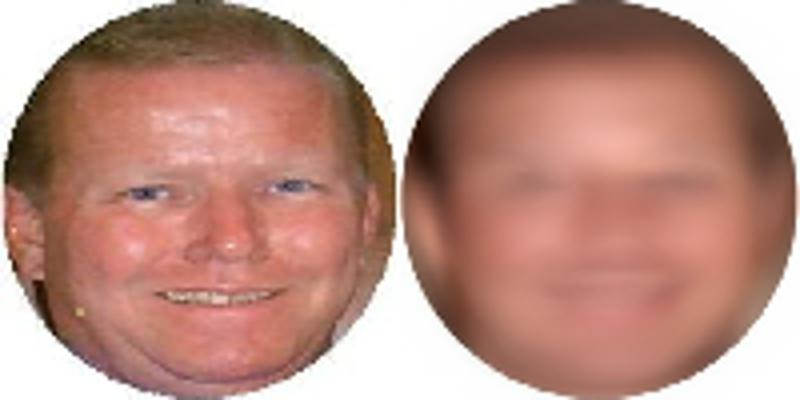
#> input picture Week06_Mask/Code/_InProgress/MachineLearningInPython/ImageVectorPython/pairs/Pair-1073_64Components.jpg, 800 x 400 px, given as the content of the folder ../FaceImages/10kFaces, which was not available
$ python ExtractFeatures_Better.py   (Python 2 division)
#> lines starting #> are read from the running program, lines starting #| are printed output that depends on the picture

'''
EXTRACT FEATURES: BETTER
Jeff Thompson | 2018 | jeffreythompson.org

In this example, instead of using *all* pixel data we use a common machine-
learning technique called 'dimensionality reduction'. If each dimension in
the data is something that describes the item (in this case pixels), even a small
16x16-pixel image with RGB values would have 16x16x256 = 65,536 dimensions!

Using an algorithm called Principle Component Analysis (PCA), we can keep only
those dimensions in our data that are most important, essentially generating
new data from the images we trained our system on. The result is essentially a
highly compressed version on the images that also converges on the most
representative parts of those images, kind of an opposite of the average
of them all. More info on how PCA works here (with a math warning):
https://en.wikipedia.org/wiki/Principal_component_analysis

This idea dates back to facial recognition work in the 1990s and the compressed
average is called an "eigenface". You can read lots more about that here:
https://en.wikipedia.org/wiki/Eigenface

Also very cool: we can then ask PCA to reconstruct the original images from this
compressed version, which gives us mutated-looking images. We can also feed in
random pixels, or pixels from a different image, and see how the system tries
to make sense of the data.

This tutorial is inspired by this one from Gene Kogan:
https://github.com/ml4a/ml4a-guides/blob/master/notebooks/eigenfaces.ipynb

DATASET
+ You'll need a corpus of face images to load - you can use the one provided
  last week in class, or the 'Labeled Faces in the Wild' one from here:
  http://vis-www.cs.umass.edu/lfw/lfw-funneled.tgz

CHALLENGES
+ These reduced vectors will be much better for finding similar faces than
  our method in Processing. That's because PCA only keeps the features of our
  full vectors that are most important. If you compare the distance between
  two of these reduced vectors it will ignore things like 2D placement and
  local details. Can you implement a measure of cosine similarity between
  two of the reduced vectors here?
+ This method of training a model and generating images from it using random
  values as the input works ok, but if you're interested in this, a good next
  step would be to research Generative Adversarial Networks, a neurla network
  technique that can make some really stunning images. The downside: the code
  gets more complex and the libraries can be hard to install. See this tutorial
  as a good starting point: https://www.safaribooksonline.com/oriole/
  saf-generative-adversarial-networks-for-beginners

'''

from glob import glob					# getting a list of jpg files
from PIL import Image 					# image import and manipulation
import numpy as np 						# for all our vector/matrix stuff
from sklearn.decomposition import PCA 	# dimensionality reduction of our model
import os 								# create output directories
from math import sqrt 					# for output dimensions


# auto-load images from this directory
directory = '../FaceImages/10kFaces'

# how many images to use in the model?
# (generally, more is better but slower)
num_images = 10000

# resize input images (we can keep them larger than the Processing
# version, since we'll be doing dimensionality reduction)
w = h = 100

# how many dimensions to reduce the model to after processing?
# must be square number (like 16, 64, 100, etc) - to be accurate for
# recognizing faces, a value between 100-144 is best, but don't let
# that stop you from hacking at this with really low numbers :)
num_components = 64

# what size should the output images be?
out_w = out_h = 400


# get all jpg files in the source folder using the glob library
print 'searching director for image files...'
labels = []
for path in glob(directory + '/*.jpg'):
	labels.append(path)
print '- found ' + str(len(labels)) + ' faces'

# if we specified fewer images than were found, only keep those
# (this is helpful for testing without long processing times)
if num_images < len(labels):
	labels = labels[:num_images]

# how many face images did we load?
num_faces = len(labels)
print '- kept ' + str(num_faces) + ' faces'


# load each image, extract its pixel data and add to an array
print 'loading pixel data...'
faces = np.empty( (num_faces, w*h*3) )	# empty array to load pixels into
for i, path in enumerate(labels):

	# update us periodically
	if i%1000 == 0:
		print '- ' + str(i) + '/' + str(num_faces)

	# load the image and resize, ignoring original proportions
	img = Image.open(path)
#> img is the input picture: PIL image 800x400 RGB; mean R, G, B 187.4, 143.6, 131.9
	img = img.resize( (w,h) )
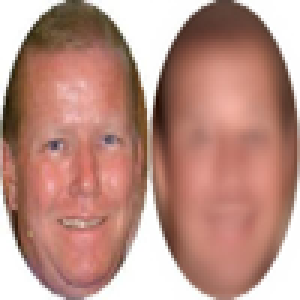
#> img: PIL image 100x100 RGB (shown 3 times larger); mean R, G, B 187.4, 143.5, 131.8

	# extract the pixels as a list and add to the faces array
	pixels = list(img.getdata())
#> pixels = 10000 items, first 6: (255, 255, 255), (255, 255, 255), (255, 255, 255), (255, 255, 255), (255, 255, 255), (255, 255, 255)
	pixels = np.array(pixels)
	pixels =  pixels.flatten()	# make RGB data just 1D
	faces[i] = pixels

# the resulting array will be 2D:
# - one entry for each image...
# 	- and each one of those containing the data for every pixel
# 100x100 pixels * rgb means each image has 30,000 dimensions!
print '- shape:', faces.shape


# since 30k dimensions is way overkill and won't help us, we can reduce
# that to only include the most important ones
# there are lots of ways to do that, but we'll use Principle Component Analysis
# or PCA, a fast and fairly good-quality method
print 'reducing dimensions of data...'
pca = PCA(n_components=num_components, svd_solver='randomized', whiten=True)
#> (the run stopped early here; a loop or call above may not have finished)

$ run again, on Week06_Mask/Code/_InProgress/MachineLearningInPython/ImageVectorPython/pairs/Pair-2331_64Components.jpg
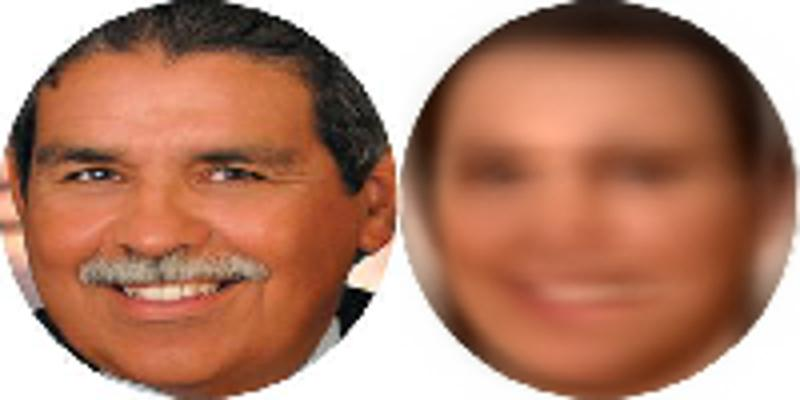
#> input picture Week06_Mask/Code/_InProgress/MachineLearningInPython/ImageVectorPython/pairs/Pair-2331_64Components.jpg, 800 x 400 px, given as the content of the folder ../FaceImages/10kFaces, which was not available
#> img is the input picture: PIL image 800x400 RGB; mean R, G, B 179.2, 130, 108.5
#> `img = img.resize( (w,h) )`:
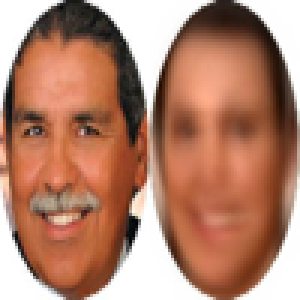
#> img: PIL image 100x100 RGB (shown 3 times larger); mean R, G, B 179.1, 129.9, 108.4
#> pixels = 10000 items, first 6: (255, 255, 255), (255, 255, 255), (255, 255, 255), (255, 255, 255), (255, 255, 255), (255, 255, 255)

$ run again, on Week06_Mask/Code/_InProgress/MachineLearningInPython/ImageVectorPython/pairs/Pair-2481_64Components.jpg
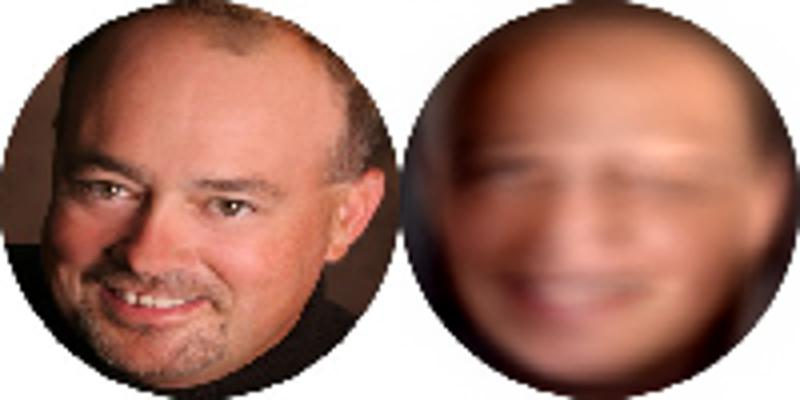
#> input picture Week06_Mask/Code/_InProgress/MachineLearningInPython/ImageVectorPython/pairs/Pair-2481_64Components.jpg, 800 x 400 px, given as the content of the folder ../FaceImages/10kFaces, which was not available
#> img is the input picture: PIL image 800x400 RGB; mean R, G, B 168.6, 125.2, 112.3
#> `img = img.resize( (w,h) )`:
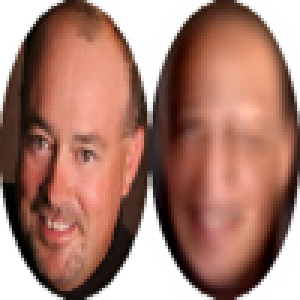
#> img: PIL image 100x100 RGB (shown 3 times larger); mean R, G, B 168.5, 125.1, 112.2
#> pixels = 10000 items, first 6: (255, 255, 255), (255, 255, 255), (255, 255, 255), (255, 255, 255), (255, 255, 255), (255, 255, 255)

$ run again, on Week06_Mask/Code/_InProgress/MachineLearningInPython/ImageVectorPython/pairs/Pair-3010_64Components.jpg
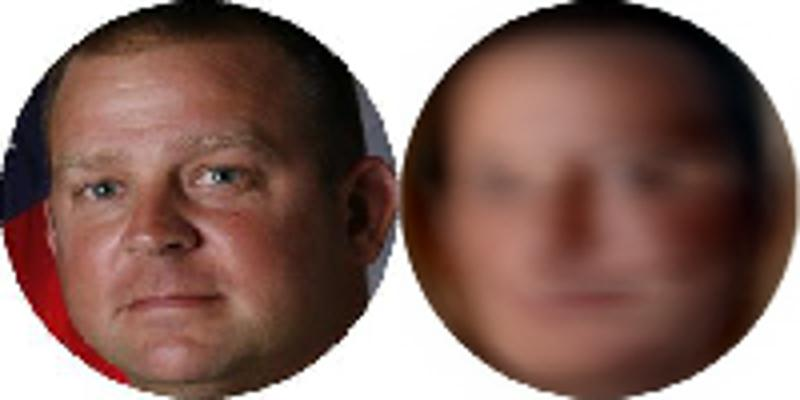
#> input picture Week06_Mask/Code/_InProgress/MachineLearningInPython/ImageVectorPython/pairs/Pair-3010_64Components.jpg, 800 x 400 px, given as the content of the folder ../FaceImages/10kFaces, which was not available
#> img is the input picture: PIL image 800x400 RGB; mean R, G, B 135.3, 106.6, 99.1
#> `img = img.resize( (w,h) )`:
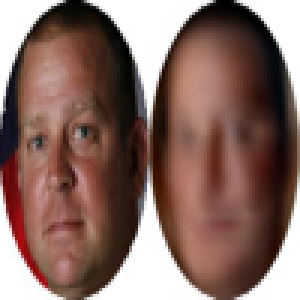
#> img: PIL image 100x100 RGB (shown 3 times larger); mean R, G, B 135.3, 106.5, 99
#> pixels = 10000 items, first 6: (255, 255, 255), (255, 255, 255), (255, 255, 255), (255, 255, 255), (255, 255, 255), (255, 255, 255)
